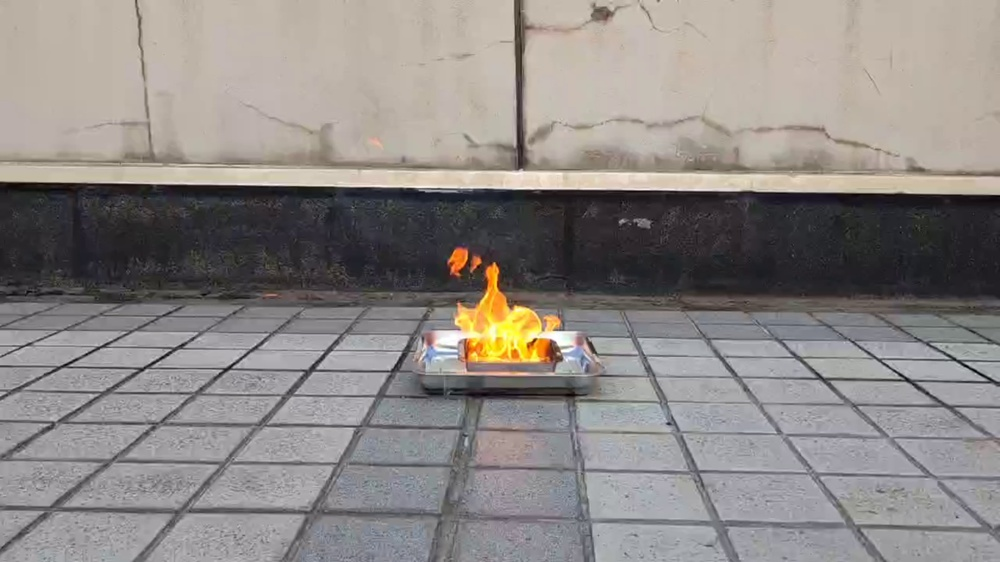
//> input picture OpenCV/StudyOpenCV/1.jpg, 1000 x 562 px, shrunk from 2688 x 1512 before the run
$ ./2_18_Remapping 1.jpg   (built with g++ and OpenCV 4)
//> lines starting //> are read from the running program, lines starting //| are printed output that depends on the picture
// https://docs.opencv.org/4.x/d1/da0/tutorial_remap.html

#include "opencv2/imgcodecs.hpp"
#include "opencv2/highgui.hpp"
#include "opencv2/imgproc.hpp"
#include <iostream>
using namespace cv;
void update_map( int &ind, Mat &map_x, Mat &map_y );
int main(int argc, const char** argv)
{
    CommandLineParser parser(argc, argv, "{@image |chicky_512.png|input image name}");
    std::string filename = parser.get<std::string>(0);
    Mat src = imread( samples::findFile( filename ), IMREAD_COLOR );
//> src is the input picture: 562 rows x 1000 cols, CV_8UC3; mean B, G, R 132.8, 135.5, 140.5
    if (src.empty())
    {
        std::cout << "Cannot read image: " << filename << std::endl;
        return -1;
    }
    Mat dst(src.size(), src.type());
    Mat map_x(src.size(), CV_32FC1);
    Mat map_y(src.size(), CV_32FC1);
    const char* remap_window = "Remap demo";
    namedWindow( remap_window, WINDOW_AUTOSIZE );
    int ind = 0;
    for(;;)
    {
        update_map(ind, map_x, map_y);
//> after the loop in update_map, `for( int i = 0; i < map_x.rows; i++ )`:
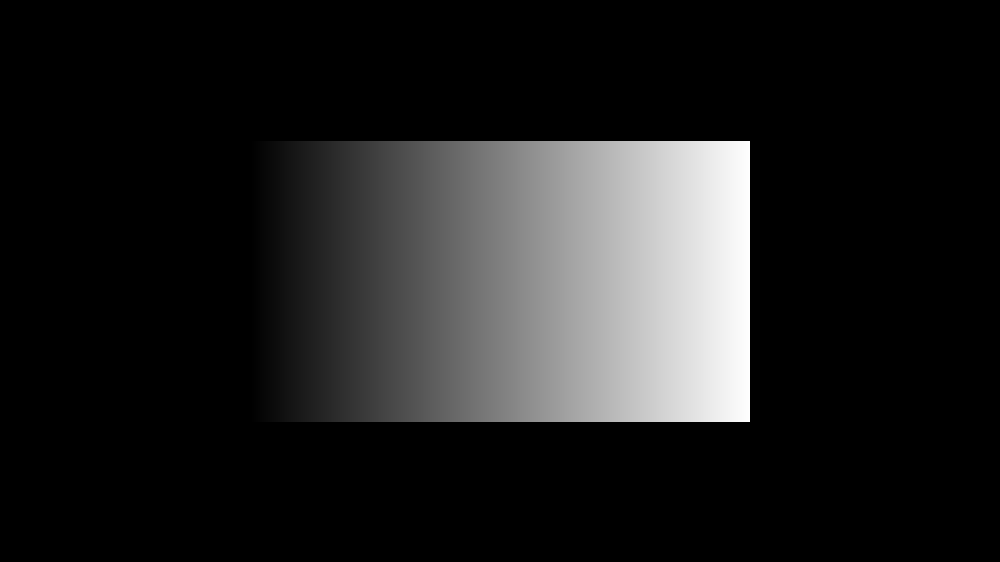
//> map_x: 562 rows x 1000 cols, CV_32FC1; min 0, max 998.5, mean 124.9; drawn with min black and max white
//> after the loop in update_map, `for( int i = 0; i < map_x.rows; i++ )`:
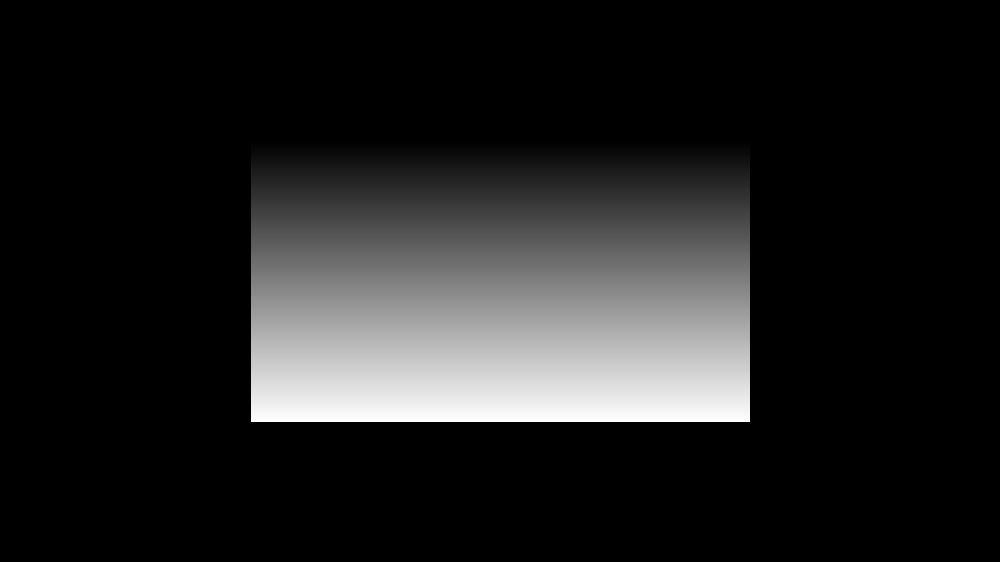
//> map_y: 562 rows x 1000 cols, CV_32FC1; min 0, max 561.5, mean 70.2; drawn with min black and max white
//> ind = 1
        remap( src, dst, map_x, map_y, INTER_LINEAR, BORDER_CONSTANT, Scalar(0, 0, 0) );
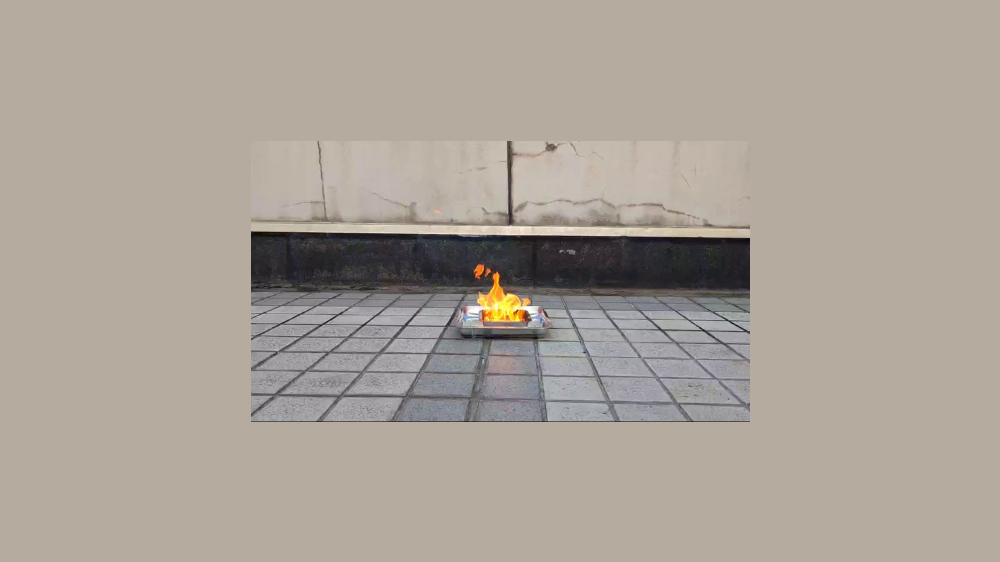
//> dst: 562 rows x 1000 cols, CV_8UC3; mean B, G, R 152.4, 162.1, 170.8
        imshow( remap_window, dst );
        char c = (char)waitKey( 1000 );
//> the Esc key is pressed
        if( c == 27 )
        {
            break;
        }
    }
    return 0;
}
void update_map( int &ind, Mat &map_x, Mat &map_y )
{
    for( int i = 0; i < map_x.rows; i++ )
    {
        for( int j = 0; j < map_x.cols; j++ )
        {
            switch( ind )
            {
            case 0:
                if( j > map_x.cols*0.25 && j < map_x.cols*0.75 && i > map_x.rows*0.25 && i < map_x.rows*0.75 )
                {
                    map_x.at<float>(i, j) = 2*( j - map_x.cols*0.25f ) + 0.5f;
                    map_y.at<float>(i, j) = 2*( i - map_x.rows*0.25f ) + 0.5f;
                }
                else
                {
                    map_x.at<float>(i, j) = 0;
                    map_y.at<float>(i, j) = 0;
                }
                break;
            case 1:
                map_x.at<float>(i, j) = (float)j;
                map_y.at<float>(i, j) = (float)(map_x.rows - i);
                break;
            case 2:
                map_x.at<float>(i, j) = (float)(map_x.cols - j);
                map_y.at<float>(i, j) = (float)i;
                break;
            case 3:
                map_x.at<float>(i, j) = (float)(map_x.cols - j);
                map_y.at<float>(i, j) = (float)(map_x.rows - i);
                break;
            default:
                break;
            } // end of switch
        }
    }
    ind = (ind+1) % 4;
}
